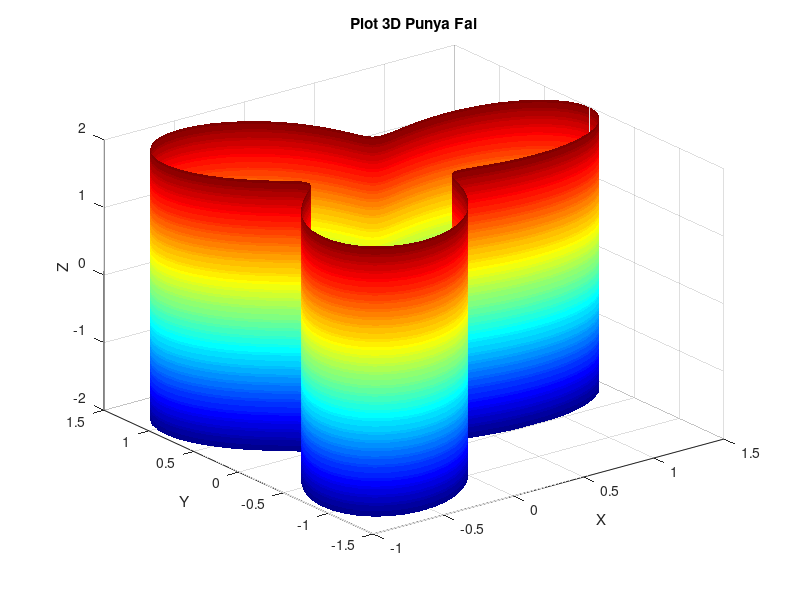

MATLAB code to generate this figure:
% %visualisasi
% 
% %plot
% x = [-10:1:10]
% f = x.^2;
% g = 2*x;
% plot (x,f,'b.',x,g,'k*')
% xlabel('x')
% ylabel('f(x)')
% title ('Grafik Fungsi')
% legend ('f(x)','g(x)')
% grid on


% %subplot
% x = [-100:1:100];
% f = x.^2;
% g = 2*x;
% 
% %subplot(2,1,1)
% figure(1)
% plot (x,f,'b.')
% xlabel('sumbu x')
% ylabel('f(x)')
% title ('Grafik Fungsi x^2')
% %legend ('f(x)','g(x)')
% grid on
% 
% %subplot(2,1,2)
% figure(2)
% plot (x,g,'r+')
% xlabel('sumbu x')
% ylabel('g(x)')
% title ('Grafik Fungsi 2*x')
% %legend ('f(x)','g(x)')
% grid on

% x = linspace(-2*pi,2*pi);
% y = linspace(0,4*pi);
% [X,Y] = meshgrid(x,y);
% Z = sin(X)+cos(Y);
% contour(X,Y,Z)

% Z = peaks;
% Z(:,26) = NaN;
% contour(Z)

% % Membuat data untuk contour plot
% [x, y] = meshgrid(-2:0.1:2, -2:0.1:2);
% z = sin(x.^2 + y.^2);
% 
% % Membuat plot contour dengan warna berdasarkan tinggi
% contourf(x, y, z, 'LineWidth', 2);
% colorbar; % Menambahkan colorbar untuk memberi skala warna
% xlabel('X');
% ylabel('Y');
% title('Contour Plot of sin(x^2 + y^2)');


% % Membuat data untuk plot 3D
% [x, y] = meshgrid(-2:0.1:2, -2:0.1:2);
% z = sin(x) .* cos(y);
% 
% % Membuat plot 3D
% figure;
% surf(x, y, z, 'EdgeColor', 'none');
% xlabel('X');
% ylabel('Y');
% zlabel('Z');
% title('3D Plot of sin(x) * cos(y)');
% colormap(parula); % Mengubah skema warna
% colorbar; % Menambahkan colorbar untuk memberi skala warna

%BAAAAAAGUUUUUUUUSSSSSS BANGET
% Membuat data untuk plot 3D
theta = linspace(0, 2*pi, 100);
z = linspace(-2, 2, 100);
[theta, z] = meshgrid(theta, z);
x = (1 + 0.5*cos(3*theta)).*cos(theta);
y = (1 + 0.5*cos(3*theta)).*sin(theta);

% Membuat plot 3D
figure;
surf(x, y, z, 'EdgeColor', 'none');
colormap(jet); % Mengubah colormap
xlabel('X');
ylabel('Y');
zlabel('Z');
title('Plot 3D Punya Fai');


% % Membuat data untuk plot 3D
% [x, y] = meshgrid(-2:0.1:2, -2:0.1:2);
% z = sin(x) .* cos(y);
% % Membuat plot 3D dengan bentuk
% surf(x, y, z, 'EdgeColor', 'none', 'FaceAlpha', 0.7);
% colormap(jet); % Menggunakan peta warna yang berbeda
% colorbar; % Menambahkan colorbar untuk memberi skala warna
% xlabel('X');
% ylabel('Y');
% zlabel('Z');
% title('3D Plot of sin(x) * cos(y)');



% % Membuat data untuk plot 3D
% theta = linspace(0, 2*pi, 100);
% z = linspace(0, 1, 100);
% [theta, z] = meshgrid(theta, z);
% x = cos(theta);
% y = sin(theta);
% 
% % Menggambar siluet bentuk tubuh wanita
% body_x = [x(:); 0.5*x(:); -0.5*x(:)];
% body_y = [y(:); 0.5*y(:); -0.5*y(:)];
% body_z = [z(:); 0.5*ones(size(z(:))); 0.5*ones(size(z(:)))];
% 
% % Plotting
% figure;
% plot3(body_x, body_y, body_z, 'r');
% xlabel('X');
% ylabel('Y');
% zlabel('Z');
% title('Silhouette Plot of Woman Body');
% axis equal;
% grid on;


% % Membuat data untuk contour plot
% [x, y] = meshgrid(-2:0.1:2, -2:0.1:2);
% z = sin(x.^2 + y.^2);
% 
% % Membuat plot contour dengan warna berdasarkan tinggi
% subplot(1,2,1);
% contourf(x, y, z, 'LineWidth', 2);
% colorbar; % Menambahkan colorbar untuk memberi skala warna
% xlabel('X');
% ylabel('Y');
% title('Contour Plot of sin(x^2 + y^2)');
% 
% % Membuat histogram dari data
% subplot(1,2,2);
% histogram(z(:), 20); % 20 adalah jumlah bin
% xlabel('Value');
% ylabel('Frequency');
% title('Histogram of sin(x^2 + y^2)');
